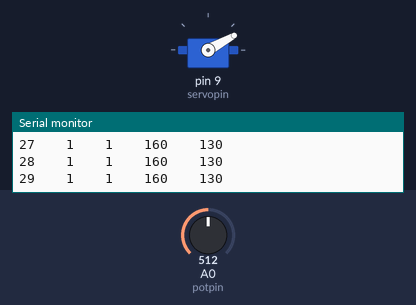
The sketch below on a simulated Arduino Uno, built with avr-gcc and run on an emulated ATmega328P. Parts: servo, the last lines printed to the serial monitor. The inputs (shaded band) are chosen by the test bench; at power-on: A0 (potpin) = 512.

Above: at 1.1 s.
1.3 s: A0 (potpin) set to 1023
At 1.66 s:
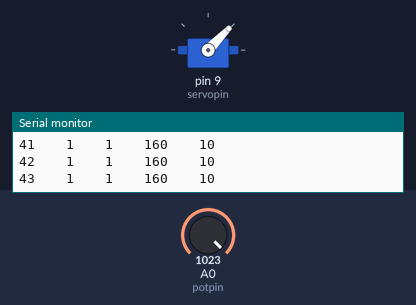
4.3 s: A0 (potpin) set to 150
At 4.59 s:
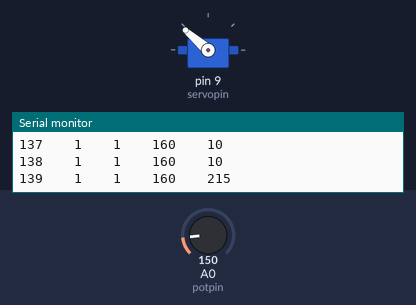
7.3 s: A0 (potpin) set to 306
At 9.5 s:
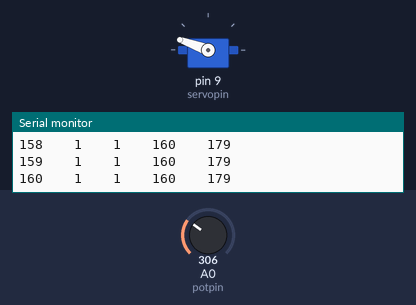
10.3 s: A0 (potpin) set to 716
13.3 s: A0 (potpin) set to 695
Timing chart, 0 to 17.3 s (numbered marks = the images above; inputs shaded):
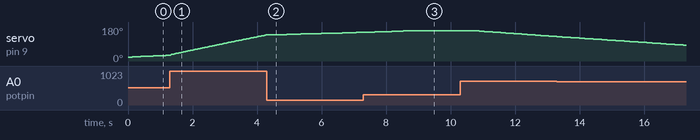

The sketch:

controlledsweep.ino
```cpp
#include <Servo.h>

const int potpin = A0;
const int servopin = 9;

unsigned long lasttime = 0;
const int second = 2000;
const int halfsecond = 500;
int targetangle = 20;
int state = 1;
int updown = 1;
int currentangle = 21;


// up is 1
// down is 0


// state = 1 is patrol
//state = 2 is pause

Servo servo;

void setup() {
  Serial.begin(9600);
  servo.attach(servopin);
  servo.write(21);
}

void loop() {

  int potValue = analogRead(potpin);
  int interval = map(potValue, 0,1023, 250,10);

  //DECISION LOGIC


  //Patrol logic

  if (state == 1) {
    if (updown == 1) {
      targetangle = 160;
      if (currentangle == 160) {
        updown = 0;
        state = 2;
      }
    }
    if (updown == 0) {
      targetangle = 20;
      if (currentangle == 20) {
        updown = 1;
        state = 3;
      }
    }
  }


  //ACTUATOR LOGIC
  unsigned long currenttime = millis();

  if (state == 1) {
    if (currenttime - lasttime >= interval) {
      if (updown == 1) {
        currentangle = currentangle + 1;
      } else {
        currentangle = currentangle - 1;
      }

      servo.write(currentangle);
      lasttime = currenttime;

      Serial.print(currentangle);
      Serial.print("    ");
      Serial.print(state);
      Serial.print("    ");
      Serial.print(updown);
      Serial.print("    ");
      Serial.print(targetangle);
      Serial.print("    ");
      Serial.println(interval);
    }
  }

  // pause logic
  else if (state == 2) {

    if (currenttime - lasttime >= second) {
      lasttime = millis();
      state = 1;

      Serial.print(currentangle);
      Serial.print("    ");
      Serial.print(state);
      Serial.print("    ");
      Serial.print(updown);
      Serial.print("     ");
      Serial.print(targetangle);
      Serial.print("    ");
      Serial.println(interval);
    }
  }
    else if (state == 3) {

    if (currenttime - lasttime >= halfsecond) {
      lasttime = millis();
      state = 1;

      Serial.print(currentangle);
      Serial.print("    ");
      Serial.print(state);
      Serial.print("    ");
      Serial.print(updown);
      Serial.print("     ");
      Serial.print(targetangle);
      Serial.print("    ");
      Serial.println(interval);
    }
  }
}
```
